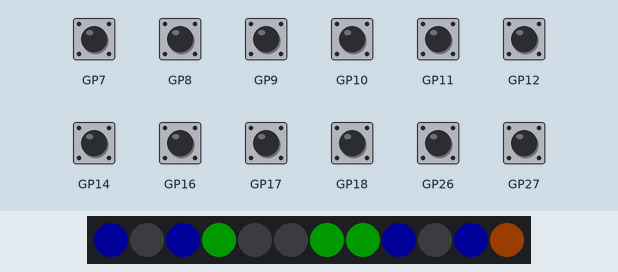
Simulated run of this program. Board: Raspberry Pi Pico running CircuitPython. Shown: 12 RGB LEDs in strip order, left to right. Inputs (shaded band) come from the test bench; at power-on: GP7–12, GP14, GP16–18, GP26, GP27 HIGH. Dim RGB values are drawn brighter than linear; USB keyboard and mouse output is not drawn.

Above: at 1.2 s.
1.3 s: GP9 pulled LOW for 0.15 s
At 1.39 s:
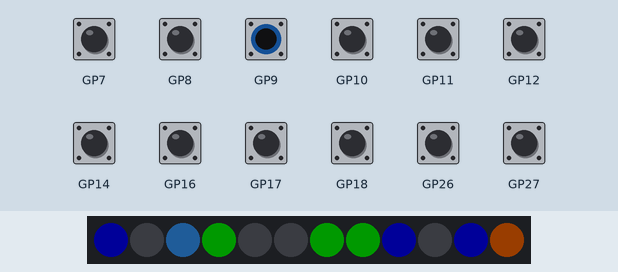
2.9 s: GP16 pulled LOW for 0.15 s
At 2.99 s:
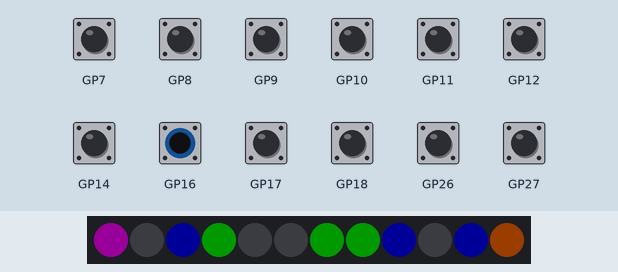
4.5 s: GP7 pulled LOW for 0.15 s
At 4.58 s:
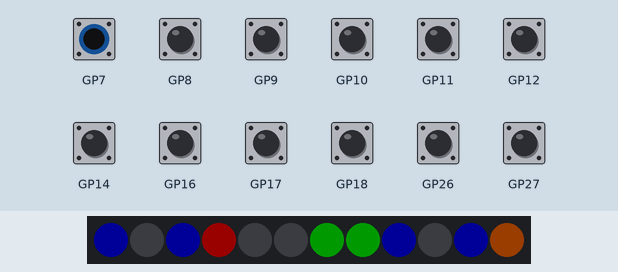
6.1 s: GP8 pulled LOW for 0.15 s
At 6.18 s:
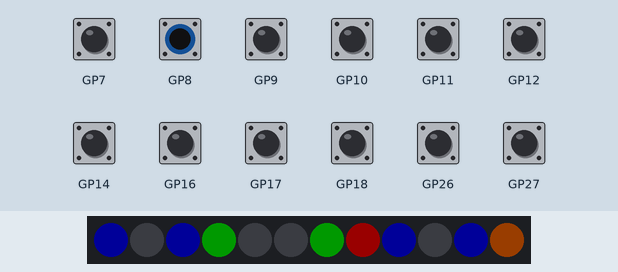
7.7 s: GP10 pulled LOW for 0.15 s
At 7.78 s:
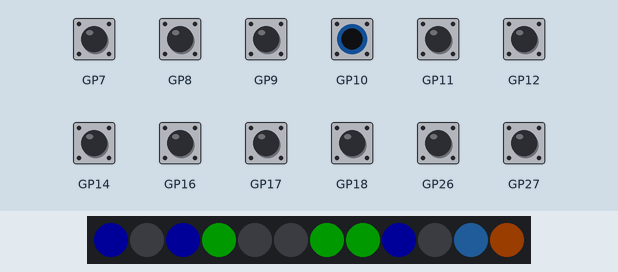
9.3 s: GP14 pulled LOW for 0.15 s
At 10.3 s:
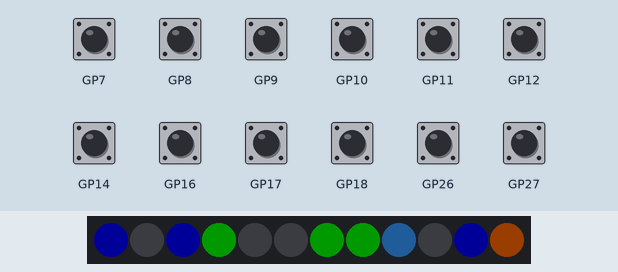
Timing chart, 0 to 11.9 s (numbered marks = the images above; inputs shaded):
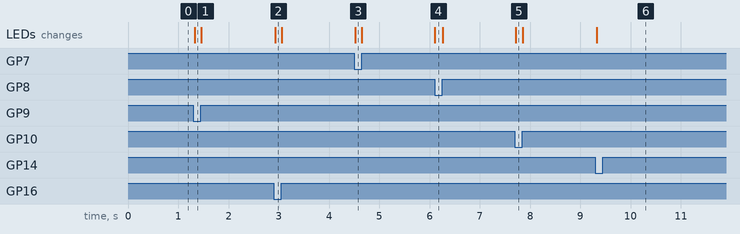

The program:

code.py
```python
import time
import board
import digitalio
import usb_hid
import adafruit_dotstar

from adafruit_hid.keyboard import Keyboard
from adafruit_hid.keycode import Keycode
from adafruit_hid.consumer_control import ConsumerControl
from adafruit_hid.consumer_control_code import ConsumerControlCode

# Define keyboard
kbd = Keyboard(usb_hid.devices)
cc = ConsumerControl(usb_hid.devices)

# Define pixels
pixels = adafruit_dotstar.DotStar(board.GP2, board.GP3, 12, brightness=0.1, auto_write=True)

pixel_map = {
    0: 8,
    1: 4,
    2: 0,
    3: 9,
    4: 5,
    5: 1,
    6: 10,
    7: 6,
    8: 2,
    9: 11,
    10: 7,
    11: 3,
}

button_count = 12

# Button state storage
states = {
    "setup": [0] * button_count,
    "current": [0] * button_count,
    "previous": [0] * button_count,
    "toggle": [0] * button_count,
    "hold_time": [0] * button_count
}

button_gpio_map = {
    0: board.GP14,
    1: board.GP17,
    2: board.GP16,
    3: board.GP12,
    4: board.GP18,
    5: board.GP11,
    6: board.GP10,
    7: board.GP26,
    8: board.GP9,
    9: board.GP27,
    10: board.GP8,
    11: board.GP7,
}

buttons = {}

for key, value in button_gpio_map.items():
    buttons[key] = digitalio.DigitalInOut(value)
    buttons[key].switch_to_input(pull=digitalio.Pull.UP)

# Function to read button states
def button_states():
    state = [0] * button_count
    for key, value in buttons.items():
        state[key] = 0 if value.value else 1
    return state

# Function to handle button events
# toggle: True or False, turns the button into a toggle on / off, will run pressed when on, and released when off
# hold: True or False, repeatedly runs the pressed function when held down, and runs released when released
# hold_delay: seconds, time between executions of the pressed function when held
# setup: func, runs when button is initialised, useful for setting a default colour on boot
# pressed: func, runs when pressed unless an above modifier changes functionality
# released: func, runs when released unless an above modifier changes functionality
def handle_button(button, toggle=False, hold=False, hold_delay=0, setup=None, pressed=None, released=None, tick=None):
    if states["setup"][button] == 0:
        states["setup"][button] = 1
        if setup:
            setup()

    if hold and states["current"][button] == 1:
        if pressed:
            now = time.monotonic()
            if now - states["hold_time"][button] > hold_delay:
                pressed()
                states["hold_time"][button] = now

    elif states["previous"][button] == 0 and states["current"][button] == 1:
        if toggle and states["toggle"][button] == 0:
            states["toggle"][button] = 1
            if pressed:
                pressed()
        elif toggle and states["toggle"][button] == 1:
            states["toggle"][button] = 0
            if released:
                released()
        else:
            if pressed:
                pressed()

    elif states["previous"][button] == 1 and states["current"][button] == 0:
        if not toggle:
            if released:
                released()
        if hold:
            states["hold_time"][button] = 0

    if tick:
        tick()

# Helper function to make button programming less painful, holds information for buttons
def button_action(button, action):

    if button == 0:
        if action == "setup" or action == "released":
            set_button_pixel(button, (0, 0, 255))
            kbd.release(Keycode.SHIFT)
            kbd.release(Keycode.W)
        elif action == "pressed":
            set_button_pixel(button, (51, 153, 255))
            kbd.press(Keycode.SHIFT)
            kbd.press(Keycode.W)

    elif button == 2:
        if action == "setup" or action == "released":
            set_button_pixel(button, (0, 0, 255))
        elif action == "pressed":
            set_button_pixel(button, (255, 0, 255))
            kbd.send(Keycode.LEFT_CONTROL, Keycode.KEYPAD_PERIOD)

    elif button == 6:
        if action == "setup" or action == "released":
            set_button_pixel(button, (0, 0, 255))
        elif action == "pressed":
            cc.send(ConsumerControlCode.SCAN_PREVIOUS_TRACK)
            set_button_pixel(button, (51, 153, 255))

    elif button == 7:
        if action == "setup" or action == "released":
            set_button_pixel(button, (0, 255, 0))
        elif action == "pressed":
            cc.send(ConsumerControlCode.PLAY_PAUSE)
            set_button_pixel(button, (255, 0, 0))

    elif button == 8:
        if action == "setup" or action == "released":
            set_button_pixel(button, (0, 0, 255))
        elif action == "pressed":
            cc.send(ConsumerControlCode.SCAN_NEXT_TRACK)
            set_button_pixel(button, (51, 153, 255))

    elif button == 9:
        if action == "setup" or action == "released":
            set_button_pixel(button, (255, 102, 0))
        elif action == "pressed":
            cc.send(ConsumerControlCode.MUTE)
            set_button_pixel(button, (255, 0, 0))

    elif button == 10:
        if action == "setup" or action == "released":
            set_button_pixel(button, (0, 255, 0))
        elif action == "pressed":
            cc.send(ConsumerControlCode.VOLUME_DECREMENT)
            set_button_pixel(button, (255, 0, 0))

    elif button == 11:
        if action == "setup" or action == "released":
            set_button_pixel(button, (0, 255, 0))
        elif action == "pressed":
            cc.send(ConsumerControlCode.VOLUME_INCREMENT)
            set_button_pixel(button, (255, 0, 0))


# Cleanly set pixel colour
def set_button_pixel(button, colour):
    pixels[pixel_map[button]] = colour

# Cleanly clear pixel colour
def clear_button_pixel(button):
    pixels[pixel_map[button]] = (0, 0, 0)

while True:
    # Get the state right now
    states["current"] = button_states()

    hold_buttons = [10, 11]
    toggle_buttons = [0]

    # Set up buttons
    # Probably a little overcomplicated, but allows a function to be mapped to button events
    for i in range(0, button_count):
        handle_button(
            i,
            hold=i in hold_buttons,
            hold_delay=0.2 if i in hold_buttons else 0,
            toggle=i in toggle_buttons,
            setup=lambda: button_action(i, "setup"),
            pressed=lambda: button_action(i, "pressed"),
            released=lambda: button_action(i, "released"),
            tick=lambda: button_action(i, "tick")
        )

    # Store the state as previous ready for next loop
    states["previous"] = states["current"]

    # Prevent rapid double hits from quick presses
    time.sleep(0.02)
```

Measured:
- after the input at 1.3 s, the LEDs: change at once (image 1)
- after the input at 2.9 s, the LEDs: change at once (image 2)
- after the input at 4.5 s, the LEDs: change at once (image 3)
- after the input at 6.1 s, the LEDs: change at once (image 4)
- after the input at 7.7 s, the LEDs: change at once (image 5)
- after the input at 9.3 s, the LEDs: change at once (image 6)
